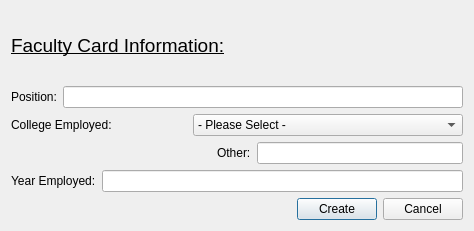
<?xml version="1.0" encoding="UTF-8"?>
<ui version="4.0">
 <class>facultyForm</class>
 <widget class="QDialog" name="facultyForm">
  <property name="geometry">
   <rect>
    <x>0</x>
    <y>0</y>
    <width>474</width>
    <height>231</height>
   </rect>
  </property>
  <property name="windowTitle">
   <string>Dialog</string>
  </property>
  <layout class="QVBoxLayout" name="verticalLayout">
   <item>
    <widget class="QLabel" name="label_facultyInfo">
     <property name="font">
      <font>
       <pointsize>14</pointsize>
       <underline>true</underline>
      </font>
     </property>
     <property name="text">
      <string>Faculty Card Information:</string>
     </property>
    </widget>
   </item>
   <item>
    <layout class="QHBoxLayout" name="horizontalLayout">
     <item>
      <widget class="QLabel" name="label_position">
       <property name="text">
        <string>Position:</string>
       </property>
       <property name="buddy">
        <cstring>lineEdit_position</cstring>
       </property>
      </widget>
     </item>
     <item>
      <widget class="QLineEdit" name="lineEdit_position"/>
     </item>
    </layout>
   </item>
   <item>
    <layout class="QHBoxLayout" name="horizontalLayout_2">
     <item>
      <widget class="QLabel" name="label_collegeEmployed">
       <property name="text">
        <string>College Employed:</string>
       </property>
       <property name="buddy">
        <cstring>comboBox_facultyColleges</cstring>
       </property>
      </widget>
     </item>
     <item>
      <widget class="QComboBox" name="comboBox_facultyColleges">
       <item>
        <property name="text">
         <string>- Please Select -</string>
        </property>
       </item>
       <item>
        <property name="text">
         <string>U.A. Whitaker College of Engineering</string>
        </property>
       </item>
       <item>
        <property name="text">
         <string>College of Arts and Sciences</string>
        </property>
       </item>
       <item>
        <property name="text">
         <string>Lutgert College of Business</string>
        </property>
       </item>
       <item>
        <property name="text">
         <string>College of Education</string>
        </property>
       </item>
       <item>
        <property name="text">
         <string>Marieb College of Health &amp; Human Services</string>
        </property>
       </item>
       <item>
        <property name="text">
         <string>Other - Please Specify</string>
        </property>
       </item>
      </widget>
     </item>
    </layout>
   </item>
   <item>
    <layout class="QHBoxLayout" name="horizontalLayout_3">
     <item>
      <spacer name="horizontalSpacer">
       <property name="orientation">
        <enum>Qt::Orientation::Horizontal</enum>
       </property>
       <property name="sizeHint" stdset="0">
        <size>
         <width>40</width>
         <height>20</height>
        </size>
       </property>
      </spacer>
     </item>
     <item>
      <widget class="QLabel" name="label_facultyOtherCollege">
       <property name="text">
        <string>Other:</string>
       </property>
       <property name="buddy">
        <cstring>lineEdit_facultyOtherCollege</cstring>
       </property>
      </widget>
     </item>
     <item>
      <widget class="QLineEdit" name="lineEdit_facultyOtherCollege"/>
     </item>
    </layout>
   </item>
   <item>
    <layout class="QHBoxLayout" name="horizontalLayout_5">
     <item>
      <widget class="QLabel" name="label_yearsEmployed">
       <property name="text">
        <string>Year Employed:</string>
       </property>
       <property name="buddy">
        <cstring>lineEdit_yearsEmployed</cstring>
       </property>
      </widget>
     </item>
     <item>
      <widget class="QLineEdit" name="lineEdit_yearsEmployed"/>
     </item>
    </layout>
   </item>
   <item>
    <layout class="QHBoxLayout" name="horizontalLayout_4">
     <item>
      <spacer name="horizontalSpacer_2">
       <property name="orientation">
        <enum>Qt::Orientation::Horizontal</enum>
       </property>
       <property name="sizeHint" stdset="0">
        <size>
         <width>40</width>
         <height>20</height>
        </size>
       </property>
      </spacer>
     </item>
     <item>
      <widget class="QPushButton" name="pushButton_create">
       <property name="text">
        <string>Create</string>
       </property>
      </widget>
     </item>
     <item>
      <widget class="QPushButton" name="pushButton_cancel">
       <property name="text">
        <string>Cancel</string>
       </property>
      </widget>
     </item>
    </layout>
   </item>
  </layout>
 </widget>
 <resources/>
 <connections/>
</ui>
